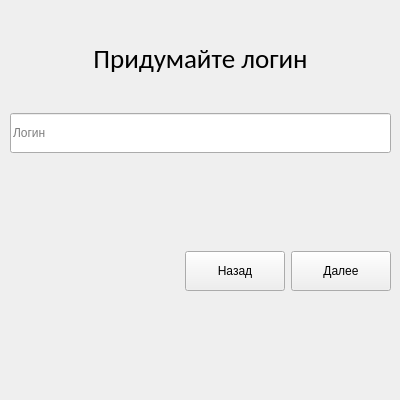
   <widget class="QWidget" name="create_login">
    <widget class="QWidget" name="verticalLayoutWidget_3">
     <property name="geometry">
      <rect>
       <x>10</x>
       <y>10</y>
       <width>381</width>
       <height>381</height>
      </rect>
     </property>
     <layout class="QVBoxLayout" name="verticalLayout_5">
      <item>
       <widget class="QLabel" name="login_label">
        <property name="minimumSize">
         <size>
          <width>0</width>
          <height>97</height>
         </size>
        </property>
        <property name="maximumSize">
         <size>
          <width>16777215</width>
          <height>97</height>
         </size>
        </property>
        <property name="font">
         <font>
          <family>Calibri</family>
          <pointsize>20</pointsize>
         </font>
        </property>
        <property name="text">
         <string>Придумайте логин</string>
        </property>
        <property name="alignment">
         <set>Qt::AlignCenter</set>
        </property>
       </widget>
      </item>
      <item>
       <widget class="QLineEdit" name="new_login_edit">
        <property name="minimumSize">
         <size>
          <width>0</width>
          <height>40</height>
         </size>
        </property>
        <property name="text">
         <string/>
        </property>
        <property name="placeholderText">
         <string>Логин</string>
        </property>
       </widget>
      </item>
      <item>
       <widget class="QLabel" name="login_error_label">
        <property name="minimumSize">
         <size>
          <width>0</width>
          <height>46</height>
         </size>
        </property>
        <property name="maximumSize">
         <size>
          <width>16777215</width>
          <height>46</height>
         </size>
        </property>
        <property name="text">
         <string/>
        </property>
       </widget>
      </item>
      <item>
       <spacer name="verticalSpacer_3">
        <property name="orientation">
         <enum>Qt::Vertical</enum>
        </property>
        <property name="sizeType">
         <enum>QSizePolicy::Fixed</enum>
        </property>
        <property name="sizeHint" stdset="0">
         <size>
          <width>20</width>
          <height>40</height>
         </size>
        </property>
       </spacer>
      </item>
      <item>
       <layout class="QHBoxLayout" name="horizontalLayout_4">
        <item>
         <spacer name="horizontalSpacer_4">
          <property name="orientation">
           <enum>Qt::Horizontal</enum>
          </property>
          <property name="sizeHint" stdset="0">
           <size>
            <width>40</width>
            <height>20</height>
           </size>
          </property>
         </spacer>
        </item>
        <item>
         <widget class="QPushButton" name="login_back_btn">
          <property name="minimumSize">
           <size>
            <width>100</width>
            <height>40</height>
           </size>
          </property>
          <property name="text">
           <string>Назад</string>
          </property>
         </widget>
        </item>
        <item>
         <widget class="QPushButton" name="login_next_btn">
          <property name="minimumSize">
           <size>
            <width>100</width>
            <height>40</height>
           </size>
          </property>
          <property name="text">
           <string>Далее</string>
          </property>
         </widget>
        </item>
       </layout>
      </item>
      <item>
       <spacer name="verticalSpacer_4">
        <property name="orientation">
         <enum>Qt::Vertical</enum>
        </property>
        <property name="sizeHint" stdset="0">
         <size>
          <width>376</width>
          <height>82</height>
         </size>
        </property>
       </spacer>
      </item>
     </layout>
    </widget>
   </widget>
